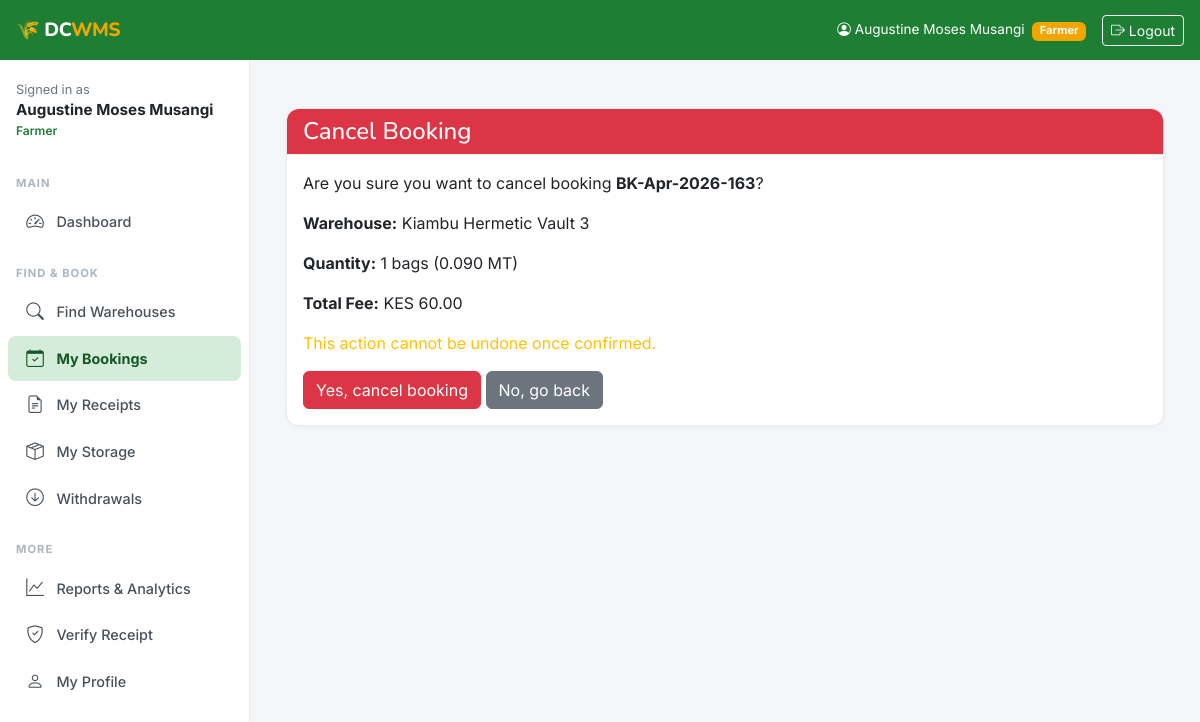
The page /bookings/163/cancel/ (signed in) on the database its author committed.
### accounts/models.py (models this page shows, shortened)
class User(AbstractUser):
    ROLE_FARMER = 'farmer'
    ROLE_OPERATOR = 'operator'
    ROLE_ADMIN = 'admin'
    ROLE_CHOICES = [
        (ROLE_FARMER, 'Farmer'),
        (ROLE_OPERATOR, 'Warehouse Operator'),
        (ROLE_ADMIN, 'Admin'),
    ]
    role = models.CharField(max_length=20, choices=ROLE_CHOICES, default=ROLE_FARMER)
    phone_number = models.CharField(max_length=15, blank=True)
    national_id = models.CharField(max_length=20, blank=True, unique=True, null=True)
    county = models.CharField(max_length=100, blank=True)
    sub_county = models.CharField(max_length=100, blank=True)
    village = models.CharField(max_length=100, blank=True)
    profile_photo = models.ImageField(upload_to='profiles/', blank=True, null=True)
    is_verified = models.BooleanField(default=False)
    created_at = models.DateTimeField(auto_now_add=True)
    updated_at = models.DateTimeField(auto_now=True)
    class Meta:
        verbose_name = 'User'
        verbose_name_plural = 'Users'
    @property
    def is_farmer(self):
        return self.role == self.ROLE_FARMER
    @property
    def is_operator(self):
        return self.role == self.ROLE_OPERATOR
    @property
    def is_admin_user(self):
        return self.role == self.ROLE_ADMIN or self.is_superuser

### bookings/models.py (models this page shows, shortened)
class Booking(models.Model):
    STATUS_PENDING_PAYMENT = 'pending_payment'
    STATUS_CONFIRMED = 'confirmed'
    STATUS_ACTIVE = 'active'
    STATUS_COMPLETED = 'completed'
    STATUS_CANCELLED = 'cancelled'
    STATUS_CHOICES = [
        (STATUS_PENDING_PAYMENT, 'Pending Payment'),
        (STATUS_CONFIRMED, 'Confirmed'),
        (STATUS_ACTIVE, 'Active'),
        (STATUS_COMPLETED, 'Completed'),
        (STATUS_CANCELLED, 'Cancelled'),
    ]
    CEREAL_CHOICES = [
        ('maize', 'Maize'), ('wheat', 'Wheat'), ('sorghum', 'Sorghum'),
        ('millet', 'Millet'), ('barley', 'Barley'), ('rice', 'Rice'),
        ('beans', 'Beans'), ('peas', 'Peas'), ('other', 'Other'),
    ]
    booking_reference = models.CharField(max_length=20, unique=True, editable=False)
    farmer = models.ForeignKey(
        settings.AUTH_USER_MODEL, on_delete=models.CASCADE,
        related_name='bookings', limit_choices_to={'role': 'farmer'}
    )
    warehouse = models.ForeignKey(
        'warehouses.Warehouse', on_delete=models.CASCADE, related_name='bookings'
    )
    cereal_type = models.CharField(max_length=30, choices=CEREAL_CHOICES, default='maize')
    quantity_bags = models.IntegerField(
        validators=[MinValueValidator(1)],
        help_text="Number of 90kg bags"
    )
    quantity_mt = models.DecimalField(
        max_digits=8, decimal_places=3,
        help_text="Weight in metric tonnes (auto-calculated)"
    )
    storage_start_date = models.DateField()
    storage_end_date = models.DateField()
    total_fee_kes = models.DecimalField(max_digits=12, decimal_places=2, default=0)
    status = models.CharField(max_length=20, choices=STATUS_CHOICES, default=STATUS_PENDING_PAYMENT)
    farmer_notes = models.TextField(blank=True)
    created_at = models.DateTimeField(auto_now_add=True)
    updated_at = models.DateTimeField(auto_now=True)
    class Meta:
        ordering = ['-created_at']
    @property
    def booking_ref_human(self):
        return self.booking_reference or 'BK-UNKNOWN'

### warehouses/models.py (models this page shows, shortened)
class Warehouse(models.Model):
    operator = models.ForeignKey(
        settings.AUTH_USER_MODEL,
        on_delete=models.CASCADE,
        related_name='warehouses',
        limit_choices_to={'role': 'operator'}
    )
    name = models.CharField(max_length=200)
    registration_number = models.CharField(max_length=50, unique=True, blank=True)
    county = models.CharField(max_length=100, choices=COUNTY_CHOICES)
    sub_county = models.CharField(max_length=100)
    village = models.CharField(max_length=100, blank=True)
    physical_address = models.TextField()
    latitude = models.DecimalField(max_digits=9, decimal_places=6, null=True, blank=True)
    longitude = models.DecimalField(max_digits=9, decimal_places=6, null=True, blank=True)
    total_capacity_mt = models.DecimalField(
        max_digits=10, decimal_places=2,
        validators=[MinValueValidator(0.01)],
        help_text="Total capacity in metric tonnes"
    )
    available_capacity_mt = models.DecimalField(
        max_digits=10, decimal_places=2,
        validators=[MinValueValidator(0)],
        help_text="Currently available capacity in metric tonnes"
    )
    storage_type = models.CharField(max_length=20, choices=STORAGE_TYPE_CHOICES, default='bagged')
    certification_status = models.CharField(max_length=20, choices=CERTIFICATION_CHOICES, default='wrsc')
    certification_expiry = models.DateField(null=True, blank=True)
    has_pest_control = models.BooleanField(default=True)
    has_moisture_control = models.BooleanField(default=False)
    has_security = models.BooleanField(default=True)
    has_fumigation = models.BooleanField(default=False)
    accepts_wrs = models.BooleanField(default=True, verbose_name="Accepts WRS Receipts")
    contact_phone = models.CharField(max_length=15)
    contact_email = models.EmailField(blank=True)
    storage_fee_per_bag_month = models.DecimalField(
        max_digits=8, decimal_places=2, default=50.00,
        help_text="KES per 90kg bag per month"
    )
    is_active = models.BooleanField(default=True)
    created_at = models.DateTimeField(auto_now_add=True)
    updated_at = models.DateTimeField(auto_now=True)
    class Meta:
        ordering = ['-created_at']
        verbose_name = 'Warehouse'
        verbose_name_plural = 'Warehouses'

### bookings/views.py (the view)
# urls.py: path('<int:pk>/cancel/', views.cancel_booking, name='cancel'),
@login_required
def cancel_booking(request, pk):
    booking = get_object_or_404(Booking, pk=pk, farmer=request.user)
    if booking.status != Booking.STATUS_PENDING_PAYMENT:
        messages.error(request, "Only pending payment bookings can be cancelled.")
        return redirect('bookings:detail', pk=pk)
    if request.method == 'POST':
        booking.status = Booking.STATUS_CANCELLED
        booking.save()
        messages.success(request, "Booking cancelled successfully.")
        return redirect('bookings:list')
    return render(request, 'bookings/cancel_confirm.html', {'booking': booking})

### templates/bookings/cancel_confirm.html (shortened to what this page needs)
{% extends 'base.html' %}
{% block content %}
<div class="container mt-4">
  <div class="card">
    <div class="card-header bg-danger text-white">
      <h4 class="mb-0">Cancel Booking</h4>
    </div>
    <div class="card-body">
      <p>Are you sure you want to cancel booking <strong>{{ booking.booking_ref_human }}</strong>?</p>
      <p><strong>Warehouse:</strong> {{ booking.warehouse.name }}</p>
      <p><strong>Quantity:</strong> {{ booking.quantity_bags }} bags ({{ booking.quantity_mt }} MT)</p>
      <p><strong>Total Fee:</strong> KES {{ booking.total_fee_kes }}</p>
      <p class="text-warning">This action cannot be undone once confirmed.</p>
      <form method="post" class="d-inline">
        <button type="submit" class="btn btn-danger">Yes, cancel booking</button>
      </form>
      <a href="{% url 'bookings:detail' pk=booking.pk %}" class="btn btn-secondary">No, go back</a>
    </div>
  </div>
</div>
{% endblock %}

### templates/base.html (shortened to what this page needs)
<!DOCTYPE html>
<html lang="en">
<head>
  <link href="https://cdn.jsdelivr.net/npm/bootstrap@5.3.0/dist/css/bootstrap.min.css" rel="stylesheet">
  <link href="https://cdn.jsdelivr.net/npm/bootstrap-icons@1.11.0/font/bootstrap-icons.css" rel="stylesheet">
</head>
<body>
<div class="topbar">
  <a href="{% url 'dashboard:home' %}" class="brand">🌾 DC<span>WMS</span></a>
  <div class="topbar-right">
    {% if user.is_authenticated %}
      <span class="d-none d-md-inline" style="font-size:.85rem;">
        <i class="bi bi-person-circle me-1"></i>{{ user.get_full_name|default:user.username }}
        <span class="badge ms-1" style="background:var(--amber);font-size:.7rem;">{{ user.get_role_display }}</span>
      </span>
      <a href="{% url 'accounts:logout' %}" class="btn btn-sm btn-outline-light">
        <i class="bi bi-box-arrow-right"></i> <span class="d-none d-md-inline">Logout</span>
      </a>
    {% else %}
      <a href="{% url 'accounts:login' %}" class="btn btn-sm btn-outline-light">Login</a>
    {% endif %}
  </div>
</div>
{% if user.is_authenticated %}
<nav class="sidebar" id="sidebar">
  <div class="p-3 mt-1">
    <div style="font-size:.8rem;color:#6c757d;">Signed in as</div>
    <div style="font-weight:700;font-size:.95rem;">{{ user.get_full_name|default:user.username }}</div>
    <div style="font-size:.75rem;color:var(--green-primary);font-weight:600;">{{ user.get_role_display }}</div>
  </div>
  <div class="nav-label">Main</div>
  <a href="{% url 'dashboard:home' %}" class="nav-link {% if request.resolver_match.namespace == 'dashboard' %}active{% endif %}">
    <i class="bi bi-speedometer2"></i> Dashboard
  </a>
  {% if user.is_farmer or user.is_admin_user %}
  <div class="nav-label">Find & Book</div>
  <a href="{% url 'warehouses:finder' %}" class="nav-link {% if request.resolver_match.namespace == 'warehouses' and 'finder' in request.path %}active{% endif %}">
    <i class="bi bi-search"></i> Find Warehouses
  </a>
  <a href="{% url 'bookings:list' %}" class="nav-link {% if request.resolver_match.namespace == 'bookings' %}active{% endif %}">
    <i class="bi bi-calendar-check"></i> My Bookings
  </a>
  <a href="{% url 'receipts:list' %}" class="nav-link {% if request.resolver_match.namespace == 'receipts' %}active{% endif %}">
    <i class="bi bi-file-earmark-text"></i> My Receipts
  </a>
  <a href="{% url 'inventory:list' %}" class="nav-link {% if request.resolver_match.namespace == 'inventory' %}active{% endif %}">
    <i class="bi bi-box-seam"></i> My Storage
  </a>
  <a href="{% url 'withdrawals:list' %}" class="nav-link {% if request.resolver_match.namespace == 'withdrawals' %}active{% endif %}">
    <i class="bi bi-arrow-down-circle"></i> Withdrawals
  </a>
  {% endif %}
  <div class="nav-label">More</div>
  <a href="{% url 'reports:home' %}" class="nav-link {% if request.resolver_match.namespace == 'reports' %}active{% endif %}">
    <i class="bi bi-graph-up"></i> Reports & Analytics
  </a>
  <a href="{% url 'receipts:verify' %}" class="nav-link">
    <i class="bi bi-shield-check"></i> Verify Receipt
  </a>
  <a href="{% url 'accounts:profile' %}" class="nav-link">
    <i class="bi bi-person"></i> My Profile
  </a>
</nav>
{% endif %}
<main class="main-content {% if not user.is_authenticated %}ms-0{% endif %}">
  {% block content %}{% endblock %}
</main>
</body>
</html>

### templates/base.html (style rules this page uses)
:root { --green-primary: #1e7e34; --green-dark: #155724; --green-light: #d4edda; --amber: #f0a500; --amber-light: #fff3cd; --sidebar-w: 250px; --topbar-h: 60px; }
body { font-family: 'Inter', sans-serif; background: #f4f6f9; }
h1,h2,h3,h4,h5,h6,.brand { font-family: 'Nunito', sans-serif; }
.topbar { position: fixed; top: 0; left: 0; right: 0; height: var(--topbar-h); background: var(--green-primary); color: #fff; z-index: 1040; display: flex; align-items: center; padding: 0 1rem; gap: .75rem; }
.topbar .brand { font-weight: 800; font-size: 1.2rem; letter-spacing: -.5px; color: #fff; text-decoration: none; }
.topbar .brand span { color: var(--amber); }
.topbar-right { margin-left: auto; display: flex; align-items: center; gap: 1rem; }
.sidebar { position: fixed; top: var(--topbar-h); left: 0; bottom: 0; width: var(--sidebar-w); background: #fff; border-right: 1px solid #e9ecef; overflow-y: auto; z-index: 1030; transition: transform .3s ease; }
.sidebar .nav-label { font-size: .7rem; font-weight: 700; color: #adb5bd; text-transform: uppercase; letter-spacing: 1px; padding: 1.2rem 1rem .4rem; }
.sidebar .nav-link { color: #495057; padding: .6rem 1rem; display: flex; align-items: center; gap: .65rem; border-radius: 8px; margin: 1px 8px; font-size: .9rem; font-weight: 500; }
.sidebar .nav-link:hover, .sidebar .nav-link.active { background: var(--green-light); color: var(--green-dark); font-weight: 700; }
.sidebar .nav-link i { font-size: 1.1rem; width: 22px; text-align: center; }
.main-content { margin-left: var(--sidebar-w); padding-top: calc(var(--topbar-h) + 1.5rem); padding-right: 1.5rem; padding-left: 1.5rem; padding-bottom: 2rem; min-height: 100vh; }
.card { border: 1px solid #e9ecef; border-radius: 12px; box-shadow: 0 1px 4px rgba(0,0,0,.04); }
.card-header { background: #fff; border-bottom: 1px solid #e9ecef; font-weight: 700; border-radius: 12px 12px 0 0 !important; }

### rows shown on the page
User: get_full_name "Augustine Moses Musangi", role "Farmer"
Booking: booking_ref_human "BK-Apr-2026-163", warehouse.name "Kiambu Hermetic Vault 3", quantity_bags "1", quantity_mt "0.090", total_fee_kes "60.00"
